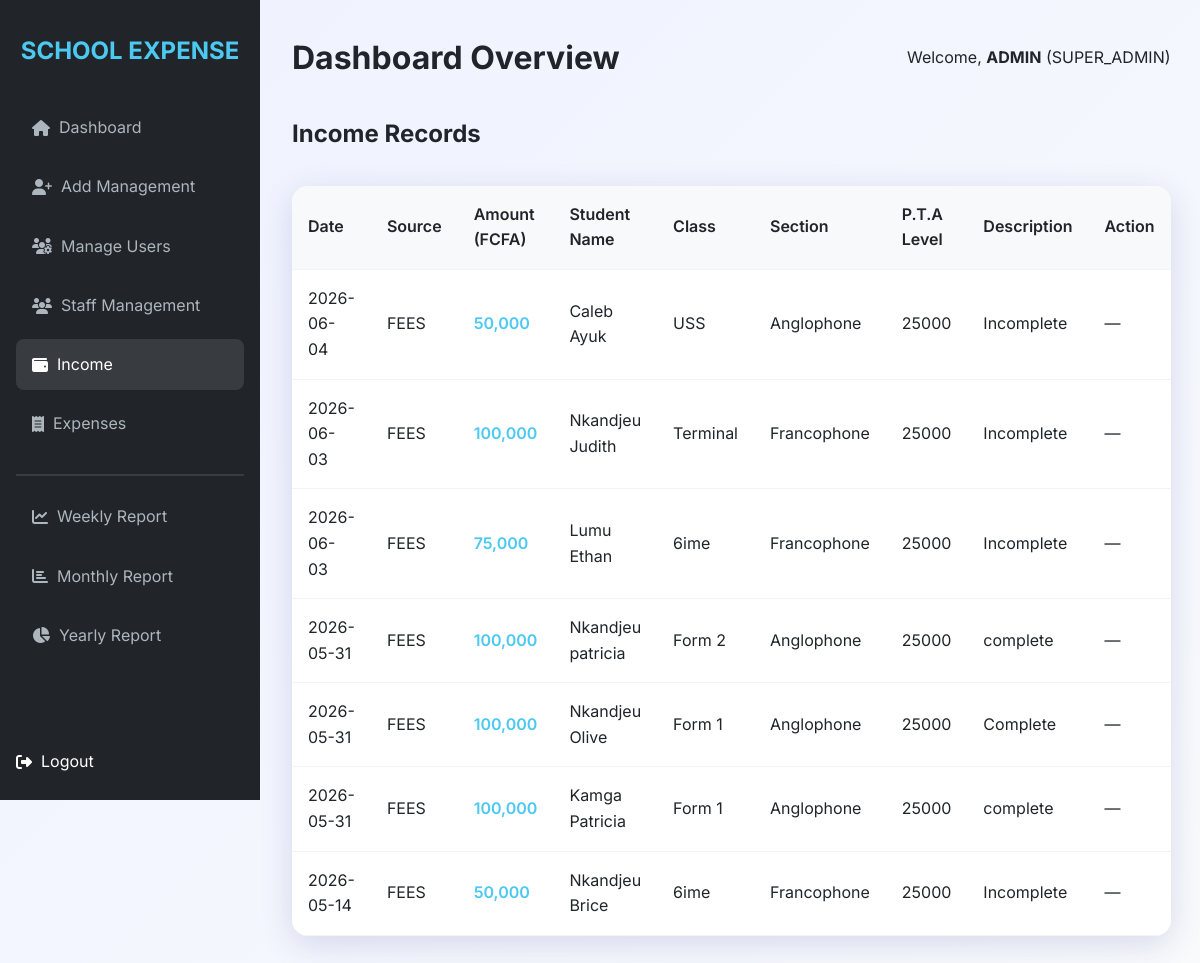
Page /income/view (signed in) on the committed database.
### models.py (models this page shows, shortened)
class User(UserMixin, db.Model):
    id = db.Column(db.Integer, primary_key=True)
    username = db.Column(db.String(64), unique=True, nullable=False)
    email = db.Column(db.String(120), unique=True, nullable=False)
    password_hash = db.Column(db.String(128))
    role = db.Column(db.String(20), nullable=False) # SUPER_ADMIN, PRINCIPAL, BURSER, ACCOUNTANT, SECRETARY
    is_active = db.Column(db.Boolean, default=True)
    is_muted = db.Column(db.Boolean, default=False)

class Income(db.Model):
    id = db.Column(db.Integer, primary_key=True)
    amount = db.Column(db.Float, nullable=False)
    source = db.Column(db.String(100), nullable=False)
    student_name = db.Column(db.String(100))
    student_session = db.Column(db.String(100))
    student_class = db.Column(db.String(100))
    section = db.Column(db.String(100))
    pta_level = db.Column(db.String(100))
    description = db.Column(db.Text)
    date = db.Column(db.DateTime, default=datetime.utcnow)
    added_by = db.Column(db.Integer, db.ForeignKey('user.id'))

### routes.py (the view)
    @app.route('/income/view')
    @login_required
    def view_income():
        role = (current_user.role or '').upper()
        if role not in ['SUPER_ADMIN', 'PRINCIPAL', 'BURSER', 'ACCOUNTANT']:
            flash('Access Denied', 'danger')
            return redirect(url_for('dashboard'))
        incomes = Income.query.order_by(Income.date.desc()).all()
        return render_template('income/view_income.html', incomes=incomes)

### templates/income/view_income.html (shortened to what this page needs)
{% extends "base.html" %}
{% block content %}
<div style="display: flex; justify-content: space-between; align-items: center; margin-bottom: 2rem;">
    <h2>Income Records</h2>
</div>
<div class="table-container">
    <table>
        <thead>
            <tr>
                <th>Date</th>
                <th>Source</th>
                <th>Amount (FCFA)</th>
                <th>Student Name</th>
                <th>Class</th>
                <th>Section</th>
                <th>P.T.A Level</th>
                <th>Description</th>
                <th>Action</th>
            </tr>
        </thead>
        <tbody>
            {% for income in incomes %}
            <tr>
                <td>{{ income.date.strftime('%Y-%m-%d') }}</td>
                <td>{{ income.source }}</td>
                <td style="color: var(--success); font-weight: 600;">{{ "{:,.0f}".format(income.amount) }}</td>
                <td>{{ income.student_name or '-' }}</td>
                <td>{{ income.student_class or '-' }}</td>
                <td>{{ income.section or '-' }}</td>
                <td>{{ income.pta_level or '-' }}</td>
                <td>{{ income.description }}</td>
                <td>
                    {% if current_user.role|upper == 'BURSER' %}
                    <a href="{{ url_for('edit_income', income_id=income.id) }}" class="btn btn-secondary" style="padding: 0.35rem 0.7rem; font-size: 0.8rem;"><i class="fas fa-edit"></i> Edit</a>
                    {% else %}
                    —
                    {% endif %}
                </td>
            </tr>
            {% else %}
            <tr>
                <td colspan="9" style="text-align: center; padding: 2rem; color: var(--gray);">No income records found.</td>
            </tr>
            {% endfor %}
        </tbody>
    </table>
</div>
{% endblock %}

### templates/base.html (shortened to what this page needs)
<!DOCTYPE html>
<html lang="en">
<head>
    <link rel="stylesheet" href="{{ url_for('static', filename='css/style.css') }}">
    <link rel="stylesheet" href="https://cdnjs.cloudflare.com/ajax/libs/font-awesome/6.4.0/css/all.min.css">
</head>
<body>
    {% if current_user.is_authenticated %}
    <div class="app-container">
        <aside class="sidebar">
            <h2>SCHOOL EXPENSE</h2>
            <nav>
                <ul class="nav-links">
                    <li><a href="{{ url_for('dashboard') }}" class="{{ 'active' if request.endpoint == 'dashboard' }}"><i class="fas fa-home"></i> &nbsp; Dashboard</a></li>
                    {% if current_user.role == 'SUPER_ADMIN' %}
                    <li><a href="{{ url_for('add_user') }}" class="{{ 'active' if request.endpoint == 'add_user' }}"><i class="fas fa-user-plus"></i> &nbsp; Add Management</a></li>
                    <li><a href="{{ url_for('manage_users') }}" class="{{ 'active' if request.endpoint == 'manage_users' }}"><i class="fas fa-users-cog"></i> &nbsp; Manage Users</a></li>
                    {% endif %}
                    {% if current_user.role|upper in ['SUPER_ADMIN', 'PRINCIPAL', 'SECRETARY'] %}
                    <li><a href="{{ url_for('view_staff') }}" class="{{ 'active' if 'staff' in request.endpoint }}"><i class="fas fa-users"></i> &nbsp; Staff Management</a></li>
                    {% endif %}
                    <li><a href="{{ url_for('view_income') }}" class="{{ 'active' if 'income' in request.endpoint }}"><i class="fas fa-wallet"></i> &nbsp; Income</a></li>
                    <li><a href="{{ url_for('view_expenses') }}" class="{{ 'active' if 'expenses' in request.endpoint }}"><i class="fas fa-receipt"></i> &nbsp; Expenses</a></li>
                    <hr style="margin: 1rem 0; border: 0.5px solid rgba(255,255,255,0.1)">
                    <li><a href="{{ url_for('view_report', type='weekly') }}"><i class="fas fa-chart-line"></i> &nbsp; Weekly Report</a></li>
                    <li><a href="{{ url_for('view_report', type='monthly') }}"><i class="fas fa-chart-bar"></i> &nbsp; Monthly Report</a></li>
                    <li><a href="{{ url_for('view_report', type='yearly') }}"><i class="fas fa-chart-pie"></i> &nbsp; Yearly Report</a></li>
                    <li style="margin-top: auto;">
                        <form method="POST" action="{{ url_for('logout') }}" style="display: inline; margin: 0;">
                            <button type="submit" style="background:none; border:none; color:inherit; font:inherit; cursor:pointer; display:flex; align-items:center; padding:0;"> <i class="fas fa-sign-out-alt"></i> &nbsp; Logout</button>
                        </form>
                    </li>
                </ul>
            </nav>
        </aside>
        <main class="main-content">
            <header style="margin-bottom: 2rem; display: flex; justify-content: space-between; align-items: center;">
                <h1>{{ title if title else 'Dashboard Overview' }}</h1>
                <div class="user-info">
                    <span>Welcome, <strong>{{ current_user.username }}</strong> ({{ current_user.role }})</span>
                </div>
            </header>
            {% block content %}{% endblock %}
        </main>
    </div>
    {% else %}
        {% block login_content %}{% endblock %}
    {% endif %}
</body>
</html>

### static/css/style.css (style rules this page uses)
:root { --primary: #4361ee; --secondary: #3f37c9; --accent: #4895ef; --success: #4cc9f0; --warning: #f72585; --danger: #e63946; --dark: #212529; --light: #f8f9fa; --gray: #6c757d; --glass: rgba(255, 255, 255, 0.9); --shadow: 0 8px 32px 0 rgba(31, 38, 135, 0.15); }
* { margin: 0; padding: 0; box-sizing: border-box; font-family: 'Inter', -apple-system, BlinkMacSystemFont, "Segoe UI", Roboto, sans-serif; }
body { background: linear-gradient(135deg, #eef2ff 0%, #f8fafc 100%); color: var(--dark); line-height: 1.6; min-height: 100vh; overflow-x: hidden; }
.app-container { display: flex; min-height: 100vh; width: 100%; }
.sidebar { width: 260px; background: var(--dark); color: white; padding: 2rem 1rem; position: fixed; height: 100vh; transition: all 0.3s ease; }
.sidebar h2 { font-size: 1.5rem; margin-bottom: 2rem; text-align: center; color: var(--success); font-weight: 700; }
.nav-links { list-style: none; display: flex; flex-direction: column; height: calc(100vh - 120px); }
.nav-links li { margin-bottom: 0.5rem; }
.nav-links a { color: #adb5bd; text-decoration: none; padding: 0.8rem 1rem; display: flex; align-items: center; border-radius: 8px; transition: 0.3s; }
.nav-links a:hover, .nav-links a.active { background: rgba(255, 255, 255, 0.1); color: white; }
.main-content { flex: 1; margin-left: 260px; padding: 2rem; }
.table-container { background: white; border-radius: 16px; overflow: hidden; box-shadow: var(--shadow); margin-top: 1.5rem; }
table { width: 100%; border-collapse: collapse; }
th, td { padding: 1rem; text-align: left; border-bottom: 1px solid #f1f3f5; }
th { background: #f8f9fa; font-weight: 600; }

### rows in the picture
User: username "ADMIN", role "SUPER_ADMIN"
Income: date "2026-06-04", source "FEES", amount "50,000", student_name "Caleb Ayuk", student_class "USS", section "Anglophone", pta_level "25000", description "Incomplete"
Income: date "2026-06-03", source "FEES", amount "100,000", student_name "Nkandjeu Judith", student_class "Terminal", section "Francophone", pta_level "25000", description "Incomplete"
Income: date "2026-06-03", source "FEES", amount "75,000", student_name "Lumu Ethan", student_class "6ime", section "Francophone", pta_level "25000", description "Incomplete"
Income: date "2026-05-31", source "FEES", amount "100,000", student_name "Nkandjeu patricia", student_class "Form 2", section "Anglophone", pta_level "25000", description "complete"
Income: date "2026-05-31", source "FEES", amount "100,000", student_name "Nkandjeu Olive", student_class "Form 1", section "Anglophone", pta_level "25000", description "Complete"
Income: date "2026-05-31", source "FEES", amount "100,000", student_name "Kamga Patricia", student_class "Form 1", section "Anglophone", pta_level "25000", description "complete"
Income: date "2026-05-14", source "FEES", amount "50,000", student_name "Nkandjeu Brice", student_class "6ime", section "Francophone", pta_level "25000", description "Incomplete"

### other values in the picture
{{ title if title else 'Dashboard Overview' }} "Dashboard Overview"
